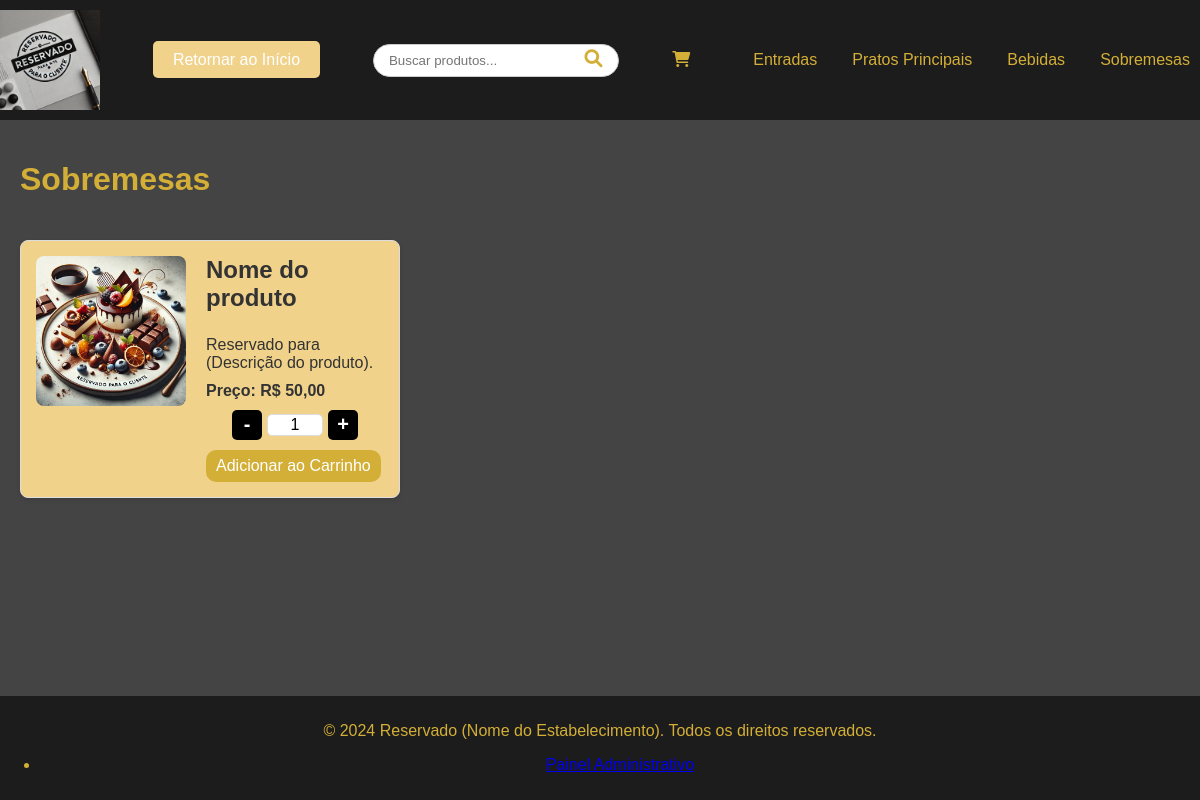
/sections/sobremesas.php, run on an earlier commit of the app's database.
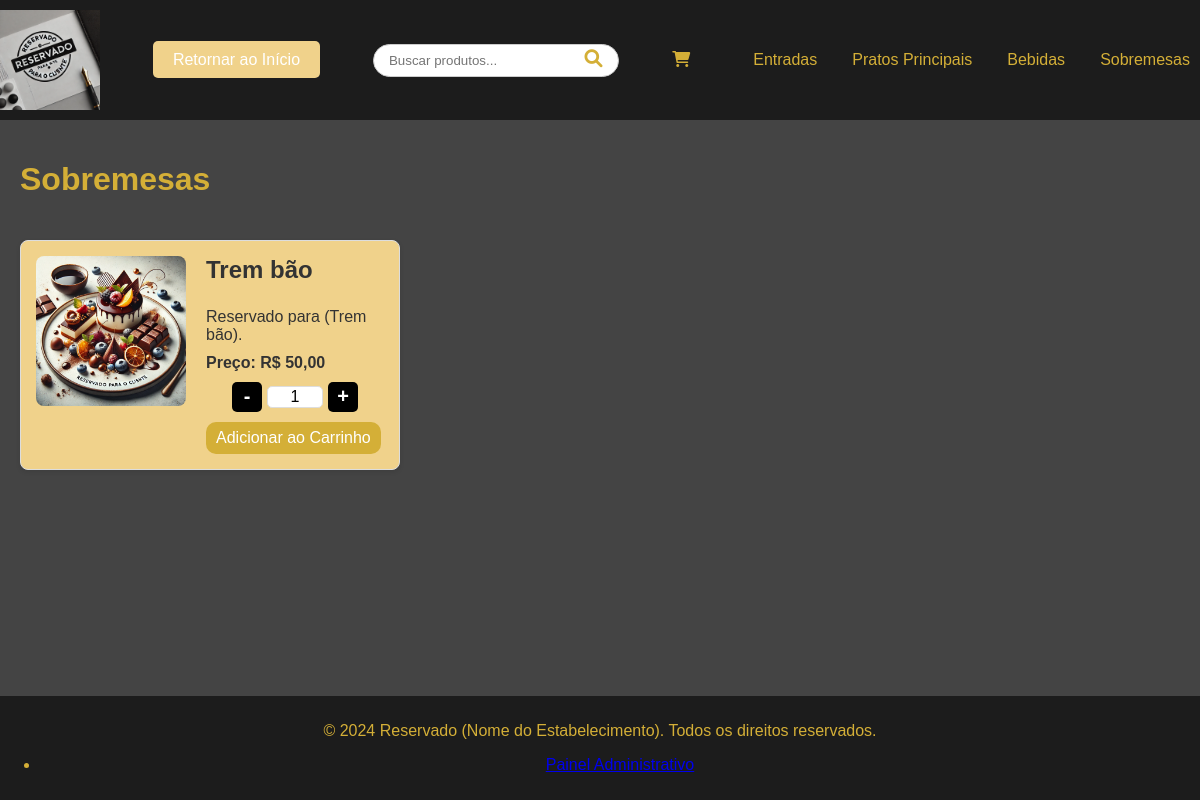
And on a later commit of the database.
### tables this page shows
CREATE TABLE `produtos` (
  `id` int NOT NULL AUTO_INCREMENT,
  `nome` varchar(255) NOT NULL,
  `descricao` text NOT NULL,
  `preco` decimal(10,2) NOT NULL,
  `categoria` enum('entradas','principais','bebidas','sobremesas') NOT NULL,
  `imagem` varchar(255) DEFAULT NULL,
  `data_criacao` timestamp NULL DEFAULT CURRENT_TIMESTAMP,
  PRIMARY KEY (`id`)
);

### sections/sobremesas.php (the view, shortened to what this page needs)
<?php
$incluir_rodape = !isset($GLOBALS['incluir_rodape']) || $GLOBALS['incluir_rodape'];
if (basename($_SERVER['PHP_SELF']) == 'sobremesas.php') {
    include $_SERVER['DOCUMENT_ROOT'] . '/cardapio-dinamico/header.php';
}
?>
<?php
require_once dirname(__DIR__) . '/db/conexao.php';
$base_url = '/cardapio-dinamico/admin/uploads/produtos/';
$stmt = $pdo->prepare("SELECT * FROM produtos WHERE categoria = 'sobremesas' ORDER BY nome");
$stmt->execute();
$produtos = $stmt->fetchAll(PDO::FETCH_ASSOC);
?>
<!DOCTYPE html>
<html lang="pt-BR">
<head>
    <link rel="stylesheet" href="../assets/css/style.css?v=<?php echo time(); ?>">
</head>
<body>
    <h1>Sobremesas</h1>
    <div class="produtos-container">
    <?php foreach ($produtos as $produto): ?>
    <div class="produto-item">
        <div class="produto-imagem">
            <?php if ($produto['imagem']): ?>
                <img src="<?php echo $base_url . htmlspecialchars($produto['imagem']); ?>" alt="<?php echo htmlspecialchars($produto['nome']); ?>">
            <?php endif; ?>
        </div>
        <div class="produto-info">
            <h3><?php echo htmlspecialchars($produto['nome']); ?></h3>
            <p><?php echo htmlspecialchars($produto['descricao']); ?></p>
            <p class="preco">Preço: R$ <?php echo number_format($produto['preco'], 2, ',', '.'); ?></p>
            <form class="adicionar-carrinho-form">
                <div class="quantidade-container">
                    <button type="button" class="quantidade-btn diminuir">-</button>
                    <input type="number" name="quantidade" value="1" min="1" required class="quantidade-input">
                    <button type="button" class="quantidade-btn aumentar">+</button>
                </div>
                <button type="button" class="adicionar-carrinho-btn">Adicionar ao Carrinho</button>
            </form>
        </div>
    </div>
    <?php endforeach; ?>
    </div>
    <?php if ($incluir_rodape): ?>
        <?php include $_SERVER['DOCUMENT_ROOT'] . '/cardapio-dinamico/footer.php'; ?>
    <?php endif; ?>
</body>
</html>

What changed in the data, as far as the page shows it:
changed produtos: nome "Nome do produto" → "Trem bão"; descricao "Reservado para (Descrição do produto)." → "Reservado para (Trem bão)."
